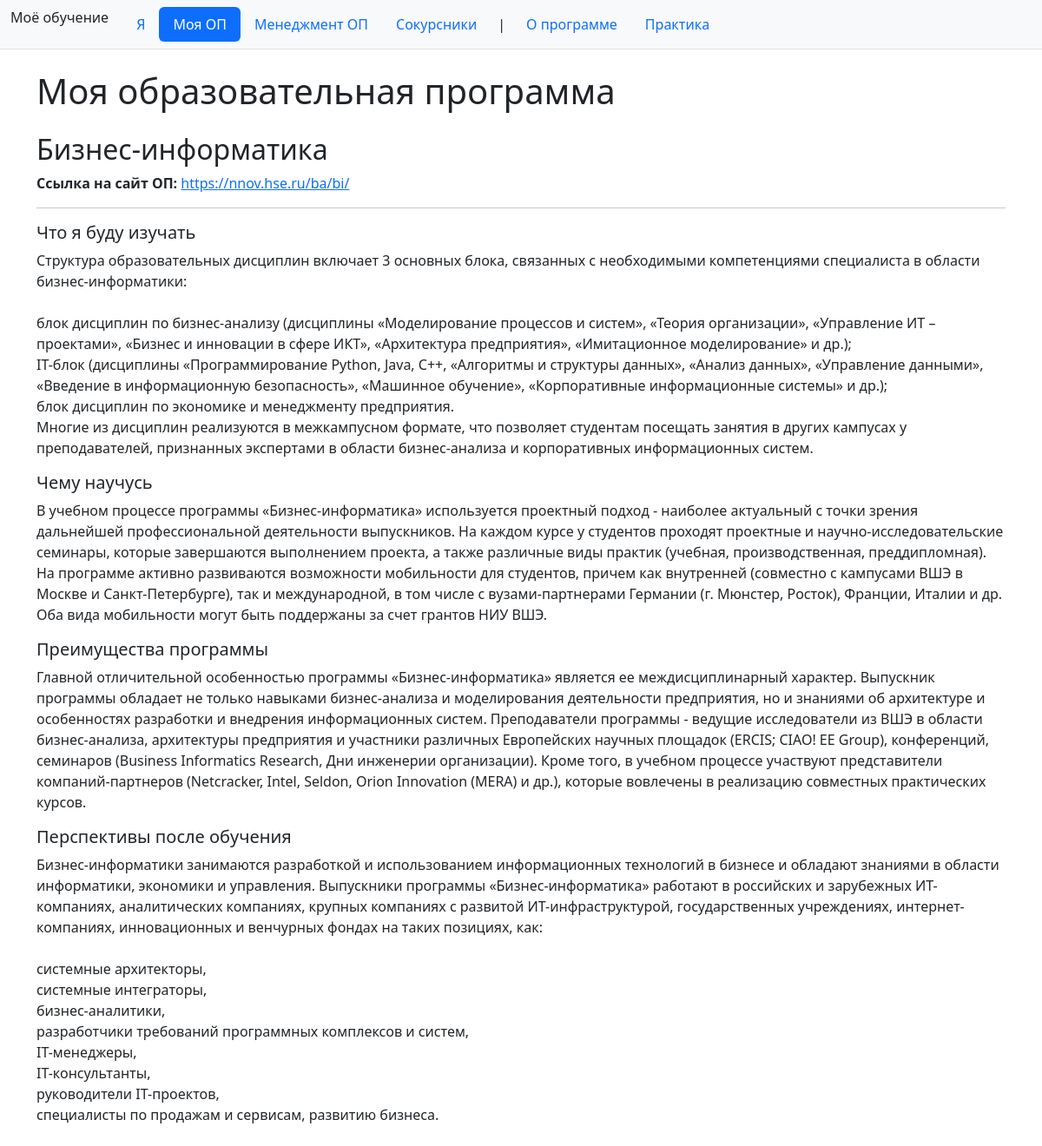
/my-education/program/, run on the app's committed database.
### my_education/models.py (models this page shows, shortened)
class GenericPage(models.Model):
    page_slug = models.SlugField(
        "Уникальный слаг",
        max_length=100,
        unique=True,
        help_text="URL: /my-education/page/<page_slug>/"
    )
    page_title = models.CharField("Заголовок страницы", max_length=200)
    menu_label = models.CharField(
        "Название в навигации",
        max_length=100,
        blank=True,
        help_text="Если пусто или menu_order=0 → не показывать в меню"
    )
    menu_order = models.IntegerField(
        "Позиция в навигации",
        default=0,
        help_text=">0 → показывать; чем выше число, тем раньше в меню"
    )
    content_html = models.TextField(
        "HTML-контент страницы",
        default="<p>Здесь ваш HTML-контент</p>"
    )
    updated_at = models.DateTimeField("Последнее изменение", auto_now=True)
    class Meta:
        verbose_name = "Универсальная страница"
        verbose_name_plural = "Универсальные страницы"
        ordering = ["-menu_order", "page_title"]
    def get_absolute_url(self):
        return reverse("my_education:generic_page", kwargs={"page_slug": self.page_slug})

class Program(models.Model):
    title = models.CharField("Название ОП", max_length=300)
    link = models.URLField("Ссылка на сайт ОП", blank=True)
    description = models.TextField("Что я буду изучать", blank=True)
    skills = models.TextField("Чему научусь", blank=True)
    advantages = models.TextField("Преимущества программы", blank=True)
    prospects = models.TextField("Перспективы после обучения", blank=True)
    class Meta:
        verbose_name = "Образовательная программа"
        verbose_name_plural = "Образовательные программы"

### my_education/views.py (the view)
# urls.py: path("program/", views.program_detail, name="program"),
def program_detail(request):
    program = Program.objects.first()
    if not program:
        return render(request, "my_education/no_program.html")
    return render(request, "my_education/program_detail.html", {
        "program": program,
        "generic_nav_items": GenericPage.objects.filter(menu_order__gt=0).order_by("-menu_order"), }
                  )

### my_education/templates/my_education/program_detail.html (shortened to what this page needs)
{% extends "my_education/base.html" %}
{% block content %}
<h1 class="mb-4">Моя образовательная программа</h1>
<h2>{{ program.title }}</h2>
{% if program.link %}
<p><strong>Ссылка на сайт ОП:</strong>
    <a href="{{ program.link }}" target="_blank">{{ program.link }}</a>
</p>
{% endif %}
<hr>
<h5>Что я буду изучать</h5>
<p>{{ program.description|linebreaksbr|default:"Информация не указана" }}</p>
<h5>Чему научусь</h5>
<p>{{ program.skills|linebreaksbr|default:"Информация не указана" }}</p>
<h5>Преимущества программы</h5>
<p>{{ program.advantages|linebreaksbr|default:"Информация не указана" }}</p>
<h5>Перспективы после обучения</h5>
<p>{{ program.prospects|linebreaksbr|default:"Информация не указана" }}</p>
{% endblock %}

### my_education/templates/my_education/base.html (shortened to what this page needs)
<!DOCTYPE html>
<html lang="en">
<head>
    <link href="https://cdn.jsdelivr.net/npm/bootstrap@5.3.3/dist/css/bootstrap.min.css" rel="stylesheet">
</head>
<body>
<header class="bg-light border-bottom mb-4">
    <div class="container-fluid">
        <nav class="nav nav-pills py-2 nav-flex-wrap">
            <span class="navbar-brand me-3">Моё обучение</span>
            <a class="nav-link{% if request.resolver_match.url_name == 'profile' %} active{% endif %}"
               href="{% url 'my_education:profile' %}">Я</a>
            <a class="nav-link{% if request.resolver_match.url_name == 'program' %} active{% endif %}"
               href="{% url 'my_education:program' %}">Моя ОП</a>
            <a class="nav-link{% if request.resolver_match.url_name == 'program_staff' %} active{% endif %}"
               href="{% url 'my_education:program_staff' %}">Менеджмент ОП</a>
            <a class="nav-link{% if request.resolver_match.url_name == 'mates' %} active{% endif %}"
               href="{% url 'my_education:mates' %}">Сокурсники</a>
            <span class="navbar-text mx-2">|</span>
            {% for gp in generic_nav_items %}
            <a class="nav-link{% if request.path == gp.get_absolute_url %} active{% endif %}"
               href="{{ gp.get_absolute_url }}">
                {{ gp.menu_label }}
            </a>
            {% endfor %}
        </nav>
    </div>
</header>
<div class="container my-4">
    {% block content %}{% endblock %}
</div>
</body>
</html>

### my_education/templates/my_education/base.html (style rules this page uses)
.nav-flex-wrap { flex-wrap: wrap !important; }

### data on the page
GenericPage: menu_label "О программе"
GenericPage: menu_label "Практика"
Program: title "Бизнес-информатика", link "https://nnov.hse.ru/ba/bi/", description "Структура образовательных дисциплин включает 3 основных блока, связанных с необходимыми компетенциями специалиста в области бизнес-информатики: блок дисциплин по бизнес-анализу (дисциплины «Моделирование процессов и систем», «Теория организации», «Управление ИТ – проектами», «Бизнес и инновации в сфере ИКТ», «Архитектура предприятия», «Имитационное моделирование» и др.); IT-блок (дисциплины «Программирование Python, Java, C++, «Алгоритмы и структуры данных», «Анализ данных», «Управление данными», «Введение в информационную безопасность», «Машинное обучение», «Корпоративные информационные системы» и др.); блок дисциплин по экономике и менеджменту предприятия. Многие из дисциплин реализуются…", skills "В учебном процессе программы «Бизнес-информатика» используется проектный подход - наиболее актуальный с точки зрения дальнейшей профессиональной деятельности выпускников. На каждом курсе у студентов проходят проектные и научно-исследовательские семинары, которые завершаются выполнением проекта, а также различные виды практик (учебная, производственная, преддипломная). На программе активно развиваются возможности мобильности для студентов, причем как внутренней (совместно с кампусами ВШЭ в Москве и Санкт-Петербурге), так и международной, в том числе с вузами-партнерами Германии (г. Мюнстер, Росток), Франции, Италии и др. Оба вида мобильности могут быть поддержаны за счет грантов НИУ ВШЭ.", advantages "Главной отличительной особенностью программы «Бизнес-информатика» является ее междисциплинарный характер. Выпускник программы обладает не только навыками бизнес-анализа и моделирования деятельности предприятия, но и знаниями об архитектуре и особенностях разработки и внедрения информационных систем. Преподаватели программы - ведущие исследователи из ВШЭ в области бизнес-анализа, архитектуры предприятия и участники различных Европейских научных площадок (ERCIS; CIAO! EE Group), конференций, семинаров (Business Informatics Research, Дни инженерии организации). Кроме того, в учебном процессе участвуют представители компаний-партнеров (Netcracker, Intel, Seldon, Orion Innovation (MERA) и др.),…", prospects "Бизнес-информатики занимаются разработкой и использованием информационных технологий в бизнесе и обладают знаниями в области информатики, экономики и управления. Выпускники программы «Бизнес-информатика» работают в российских и зарубежных ИТ-компаниях, аналитических компаниях, крупных компаниях с развитой ИТ-инфраструктурой, государственных учреждениях, интернет-компаниях, инновационных и венчурных фондах на таких позициях, как: системные архитекторы, системные интеграторы, бизнес-аналитики, разработчики требований программных комплексов и систем, IT-менеджеры, IT-консультанты, руководители IT-проектов, специалисты по продажам и сервисам, развитию бизнеса."
